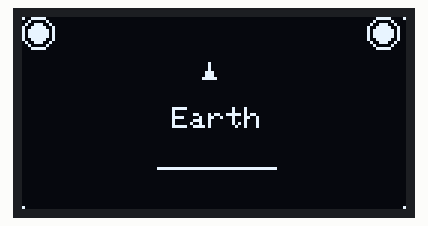
Recording of a sketch running on a simulated Arduino Uno, built with avr-gcc and run on an emulated ATmega328P. Shown: 128×64 one-colour display.

Above: at 0.1 s.

The sketch:

OLED_Hello_world.ino
```cpp
#include <Wire.h>
#include <Adafruit_GFX.h>
#include <Adafruit_SSD1306.h>

#define SCREEN_WIDTH 128 // OLED display width, in pixels
#define SCREEN_HEIGHT 64 // OLED display height, in pixels

// Declaration for an SSD1306 display connected to I2C (SDA, SCL pins)
#define OLED_RESET     LED_BUILTIN // Reset pin # (or -1 if sharing Arduino reset pin)
//Adafruit_SSD1306 display(SCREEN_WIDTH, SCREEN_HEIGHT, &Wire, OLED_RESET); // point is Reset OLED
Adafruit_SSD1306 display(-1); // point is not set Reset pin OLED

void setup() {
//  display.begin(SSD1306_SWITCHCAPVCC, 0x3C);
  if(!display.begin(SSD1306_SWITCHCAPVCC, 0x3C)) { // Address 0x3D for 128x64
    Serial.println(F("SSD1306 allocation failed"));
    for(;;); // Don't proceed, loop forever
  }
  display.clearDisplay();
  display.display();
  display.drawPixel(0,0, WHITE);
  display.drawPixel(127,0, WHITE);
  display.drawPixel(0,63, WHITE);
  display.drawPixel(127,63, WHITE);

  display.drawCircle(5,5,5,WHITE);
  display.fillCircle(5,5,3,WHITE);

  display.drawCircle(120,5,5,WHITE);
  display.fillCircle(120,5,3,WHITE);

  display.drawFastHLine(45, 50, 40, WHITE);

  display.fillTriangle(62, 15, 60, 20, 64, 20, WHITE);

  display.setTextSize(1);
  display.setTextColor(WHITE);
  display.setCursor(50,30);
  display.println("Earth");
  display.display();
}

void loop() {
  // put your main code here, to run repeatedly:

}
```
